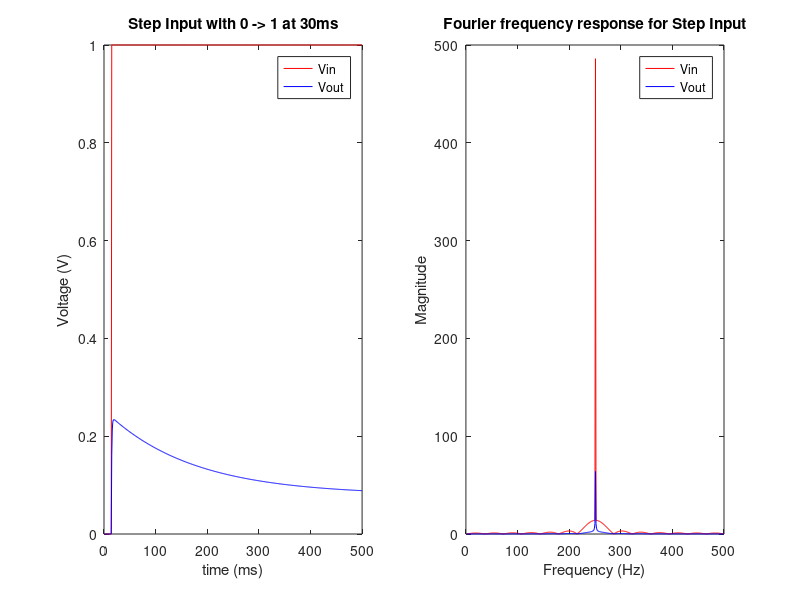

Recreate this plot in MATLAB. (Note: a time limit stopped this script after it produced the figure.)
%Jay Maini 101037537
set(0, 'DefaultFigureWindowStyle','docked')
clear all
close all
global G C F

%Circuit parameters
R1 = 1;
R2 = 2;
R3 = 418;
R4 = 0.1;
Ro = 1000;

L1 = 0.2;
a = 100;
C1 = 0.25;
G1 = 1/R1;
G2 = 1/R2;
G3 = 1/R3;
G4 = 1/R4;
Go = 1/Ro;

C = [0 0 0 0 0 0 0;
    -C1 C1 0 0 0 0 0;
    0 0 -L1 0 0 0 0;
    0 0 0 0 0 0 0;
    0 0 0 0 0 0 0;
    0 0 0 0 0 0 0;
    0 0 0 0 0 0 0];

G = [1 0 0 0 0 0 0;
    -G2 G1+G2 -1 0 0 0 0;
    0 1 0 -1 0 0 0;
    0 0 -1 G3 0 0 0;
    0 0 0 0 -a 1 0;
    0 0 0 G3 -1 0 0;
    0 0 0 0 0 -G4 G4+Go];

F = [1;0;0;0;0;0;0];

%[V1 V2 IL V3 I3 V4 Vo]

%Time step
time = 500;

%Initialize three input signals 
Vin = zeros(1,time);

f = 1/(0.03*time);
%v2 = sin(2*pi*f*i);
%v3 = 0;
V = zeros(7,1);
%Vout = zeros(1,1000);
figure
subplot(1,2,1)
%Step input -----------------------------------------------
for i=1:time
   if (i >= 0.03*time)
    Vin(i) = 1;
   end
   
   A = C/0.001 + G;
   V_p = V;
   V = A\((C*V_p/0.001) + F*Vin(i));
  % Vout(i) = V(7);
   Vo(i) = V(7);
   
   if (i >= 2)
        plot([i i-1], [Vin(i) Vin(i-1)], 'r')
        hold on
        plot([i i-1], [Vo(i) Vo(i-1)], 'b')
        
   end
    
end
title('Step Input with 0 -> 1 at 30ms')
xlabel('time (ms)')
ylabel('Voltage (V)')
legend('Vin','Vout')

subplot(1,2,2)
shrek = fftshift(fft(Vin));
plot(abs(shrek), 'r')

hold on
shrek2 = fftshift(fft(Vo));
plot(abs(shrek2), 'b')
%xlim([460 540])

title('Fourier frequency response for Step Input')
xlabel('Frequency (Hz)')
ylabel('Magnitude')
legend('Vin','Vout')

%Sinusodal input -------------------------------------
figure
subplot(2,2,1)
for i=1:time
    Vin(i) = sin(2*pi*f*i);
    
   A = C/0.001 + G;
   V_p = V;
   V = A\((C*V_p/0.001) + F*Vin(i));
   Vo(i) = V(7);
   
   if (i >= 2)
        plot([i i-1], [Vin(i) Vin(i-1)], 'r')
        hold on
        plot([i i-1], [Vo(i) Vo(i-1)], 'b')
   end
    
end
title('Sinusoid Input with period of 30ms')
xlabel('time (ms)')
ylabel('Voltage (V)')
legend('Vin','Vout')

subplot(2,2,2)
shrek = fftshift(fft(Vin));
plot(abs(shrek), 'r')

hold on
shrek2 = fftshift(fft(Vo));
plot(abs(shrek2), 'b')
%xlim([400 600])

title('Fourier frequency response for Sinusoid Input')
xlabel('Frequency (Hz)')
ylabel('Magnitude')
legend('Vin','Vout')

%Sinusodal input - 2nd frequency -------------------------
subplot(2,2,3)
f = 1/(4*0.03*time);
for i=1:time
    Vin(i) = sin(2*pi*f*i);
    
   A = C/0.001 + G;
   V_p = V;
   V = A\((C*V_p/0.001) + F*Vin(i));
   Vo(i) = V(7);
   
   if (i >= 2)
        plot([i i-1], [Vin(i) Vin(i-1)], 'r')
        hold on
        plot([i i-1], [Vo(i) Vo(i-1)], 'b')
   end
    
end
title('Sinusoid Input with period of 120ms')
xlabel('time (ms)')
ylabel('Voltage (V)')
legend('Vin','Vout')

subplot(2,2,4)
shrek = fftshift(fft(Vin));
plot(abs(shrek), 'r')

hold on
shrek2 = fftshift(fft(Vo));
plot(abs(shrek2), 'b')
%xlim([400 600])

title('Fourier frequency response for slower Sinusoid Input')
xlabel('Frequency (Hz)')
ylabel('Magnitude')
legend('Vin','Vout')

%Gaussian Input ------------------------------------
figure
subplot(1,2,1)
for i=1:time
    %gaussian parameters
    a = 1;
    b = 60;
    c = 30;
    Vin(i) = a*exp(-(i-b)^2/(2*c^2));

    A = C/0.001 + G;
   V_p = V;
   V = A\((C*V_p/0.001) + F*Vin(i));
   Vo(i) = V(7);

    if (i >= 2)
        plot([i i-1], [Vin(i) Vin(i-1)], 'r')
        hold on
        plot([i i-1], [Vo(i) Vo(i-1)], 'b')
    end
end
title('Gaussian Input with std. dev 30ms and delay 60ms')
xlabel('time (ms)')
ylabel('Voltage (V)')
legend('Vin','Vout')

subplot(1,2,2)
shrek = fftshift(fft(Vin));
plot(abs(shrek), 'r')

hold on
shrek2 = fftshift(fft(Vo));
plot(abs(shrek2), 'b')
%xlim([460 540])

title('Fourier frequency response for Gaussian Input')
xlabel('Frequency (Hz)')
ylabel('Magnitude')
legend('Vin','Vout')
